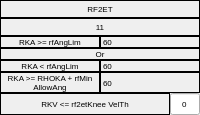
              <widget class="QFrame" name="RF2ET_Frame">
               <property name="frameShape">
                <enum>QFrame::Shape::NoFrame</enum>
               </property>
               <property name="frameShadow">
                <enum>QFrame::Shadow::Plain</enum>
               </property>
               <layout class="QHBoxLayout" name="horizontalLayout_35">
                <property name="spacing">
                 <number>0</number>
                </property>
                <property name="leftMargin">
                 <number>0</number>
                </property>
                <property name="topMargin">
                 <number>0</number>
                </property>
                <property name="rightMargin">
                 <number>0</number>
                </property>
                <property name="bottomMargin">
                 <number>0</number>
                </property>
                <item>
                 <layout class="QVBoxLayout" name="RF2ET_verticalLayout">
                  <property name="spacing">
                   <number>0</number>
                  </property>
                  <item>
                   <widget class="QLabel" name="flag140_label">
                    <property name="minimumSize">
                     <size>
                      <width>0</width>
                      <height>18</height>
                     </size>
                    </property>
                    <property name="maximumSize">
                     <size>
                      <width>16777215</width>
                      <height>18</height>
                     </size>
                    </property>
                    <property name="font">
                     <font>
                      <pointsize>6</pointsize>
                     </font>
                    </property>
                    <property name="frameShape">
                     <enum>QFrame::Shape::Box</enum>
                    </property>
                    <property name="text">
                     <string>RF2ET</string>
                    </property>
                    <property name="alignment">
                     <set>Qt::AlignmentFlag::AlignCenter</set>
                    </property>
                   </widget>
                  </item>
                  <item>
                   <widget class="QLabel" name="stateNumber11_label">
                    <property name="minimumSize">
                     <size>
                      <width>0</width>
                      <height>18</height>
                     </size>
                    </property>
                    <property name="maximumSize">
                     <size>
                      <width>16777215</width>
                      <height>18</height>
                     </size>
                    </property>
                    <property name="font">
                     <font>
                      <pointsize>6</pointsize>
                     </font>
                    </property>
                    <property name="frameShape">
                     <enum>QFrame::Shape::Box</enum>
                    </property>
                    <property name="text">
                     <string>11</string>
                    </property>
                    <property name="alignment">
                     <set>Qt::AlignmentFlag::AlignCenter</set>
                    </property>
                   </widget>
                  </item>
                  <item>
                   <layout class="QVBoxLayout" name="RF2ET_Flag12_verticalLayout">
                    <property name="spacing">
                     <number>0</number>
                    </property>
                    <item>
                     <layout class="QHBoxLayout" name="RF2ET_Flag1_horizontalLayout">
                      <property name="spacing">
                       <number>0</number>
                      </property>
                      <item>
                       <widget class="QLabel" name="flag62_label">
                        <property name="font">
                         <font>
                          <pointsize>6</pointsize>
                         </font>
                        </property>
                        <property name="frameShape">
                         <enum>QFrame::Shape::Box</enum>
                        </property>
                        <property name="text">
                         <string>RKA &gt;= rfAngLim</string>
                        </property>
                        <property name="alignment">
                         <set>Qt::AlignmentFlag::AlignCenter</set>
                        </property>
                        <property name="wordWrap">
                         <bool>true</bool>
                        </property>
                       </widget>
                      </item>
                      <item>
                       <widget class="QLabel" name="label_9">
                        <property name="font">
                         <font>
                          <pointsize>6</pointsize>
                         </font>
                        </property>
                        <property name="frameShape">
                         <enum>QFrame::Shape::Box</enum>
                        </property>
                        <property name="text">
                         <string>60</string>
                        </property>
                       </widget>
                      </item>
                     </layout>
                    </item>
                    <item>
                     <widget class="QLabel" name="StandingStill_label_35">
                      <property name="font">
                       <font>
                        <pointsize>6</pointsize>
                       </font>
                      </property>
                      <property name="frameShape">
                       <enum>QFrame::Shape::Box</enum>
                      </property>
                      <property name="text">
                       <string>Or</string>
                      </property>
                      <property name="alignment">
                       <set>Qt::AlignmentFlag::AlignCenter</set>
                      </property>
                     </widget>
                    </item>
                    <item>
                     <layout class="QHBoxLayout" name="RF2ET_Flag2_horizontalLayout">
                      <property name="spacing">
                       <number>0</number>
                      </property>
                      <item>
                       <widget class="QLabel" name="flag63_label">
                        <property name="font">
                         <font>
                          <pointsize>6</pointsize>
                         </font>
                        </property>
                        <property name="frameShape">
                         <enum>QFrame::Shape::Box</enum>
                        </property>
                        <property name="text">
                         <string>RKA &lt; rfAngLim</string>
                        </property>
                        <property name="alignment">
                         <set>Qt::AlignmentFlag::AlignCenter</set>
                        </property>
                        <property name="wordWrap">
                         <bool>true</bool>
                        </property>
                       </widget>
                      </item>
                      <item>
                       <widget class="QLabel" name="label_10">
                        <property name="font">
                         <font>
                          <pointsize>6</pointsize>
                         </font>
                        </property>
                        <property name="frameShape">
                         <enum>QFrame::Shape::Box</enum>
                        </property>
                        <property name="text">
                         <string>60</string>
                        </property>
                       </widget>
                      </item>
                     </layout>
                    </item>
                   </layout>
                  </item>
                  <item>
                   <layout class="QHBoxLayout" name="RF2ET_Flag3_horizontalLayout">
                    <property name="spacing">
                     <number>0</number>
                    </property>
                    <item>
                     <widget class="QLabel" name="flag64_label">
                      <property name="font">
                       <font>
                        <pointsize>6</pointsize>
                       </font>
                      </property>
                      <property name="frameShape">
                       <enum>QFrame::Shape::Box</enum>
                      </property>
                      <property name="text">
                       <string>RKA &gt;= RHOKA + rfMin AllowAng</string>
                      </property>
                      <property name="alignment">
                       <set>Qt::AlignmentFlag::AlignCenter</set>
                      </property>
                      <property name="wordWrap">
                       <bool>true</bool>
                      </property>
                     </widget>
                    </item>
                    <item>
                     <widget class="QLabel" name="label_11">
                      <property name="font">
                       <font>
                        <pointsize>6</pointsize>
                       </font>
                      </property>
                      <property name="frameShape">
                       <enum>QFrame::Shape::Box</enum>
                      </property>
                      <property name="text">
                       <string>60</string>
                      </property>
                     </widget>
                    </item>
                   </layout>
                  </item>
                  <item>
                   <layout class="QHBoxLayout" name="RF2ET_Flag4_horizontalLayout">
                    <property name="spacing">
                     <number>0</number>
                    </property>
                    <item>
                     <widget class="QLabel" name="flag65_label">
                      <property name="font">
                       <font>
                        <pointsize>6</pointsize>
                       </font>
                      </property>
                      <property name="frameShape">
                       <enum>QFrame::Shape::Box</enum>
                      </property>
                      <property name="text">
                       <string>RKV &lt;= rf2etKnee VelTh</string>
                      </property>
                      <property name="alignment">
                       <set>Qt::AlignmentFlag::AlignCenter</set>
                      </property>
                      <property name="wordWrap">
                       <bool>true</bool>
                      </property>
                     </widget>
                    </item>
                    <item>
                     <widget class="QLineEdit" name="flag65_lineEdit">
                      <property name="minimumSize">
                       <size>
                        <width>30</width>
                        <height>0</height>
                       </size>
                      </property>
                      <property name="maximumSize">
                       <size>
                        <width>30</width>
                        <height>6000</height>
                       </size>
                      </property>
                      <property name="font">
                       <font>
                        <pointsize>6</pointsize>
                       </font>
                      </property>
                      <property name="text">
                       <string>0</string>
                      </property>
                      <property name="alignment">
                       <set>Qt::AlignmentFlag::AlignCenter</set>
                      </property>
                      <property name="placeholderText">
                       <string>0</string>
                      </property>
                     </widget>
                    </item>
                   </layout>
                  </item>
                 </layout>
                </item>
               </layout>
              </widget>
